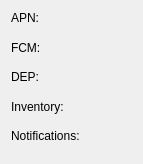
<?xml version="1.0" encoding="UTF-8"?>
<ui version="4.0">
 <class>WinAdminServerStatusWidget</class>
 <widget class="QWidget" name="WinAdminServerStatusWidget">
  <property name="geometry">
   <rect>
    <x>0</x>
    <y>0</y>
    <width>143</width>
    <height>164</height>
   </rect>
  </property>
  <property name="sizePolicy">
   <sizepolicy hsizetype="Expanding" vsizetype="Expanding">
    <horstretch>0</horstretch>
    <verstretch>0</verstretch>
   </sizepolicy>
  </property>
  <property name="windowTitle">
   <string>Server Status</string>
  </property>
  <layout class="QVBoxLayout" name="verticalLayout_2" stretch="0">
   <item>
    <layout class="QGridLayout" name="gridLayout" columnstretch="0,0,0">
     <item row="1" column="1">
      <widget class="OnlineStatus" name="iconFCM">
       <property name="alignment">
        <set>Qt::AlignLeading|Qt::AlignLeft|Qt::AlignTop</set>
       </property>
      </widget>
     </item>
     <item row="3" column="1">
      <widget class="OnlineStatus" name="iconSmartFilters">
       <property name="alignment">
        <set>Qt::AlignLeading|Qt::AlignLeft|Qt::AlignTop</set>
       </property>
      </widget>
     </item>
     <item row="2" column="2">
      <widget class="QLabel" name="labelDEP">
       <property name="text">
        <string/>
       </property>
       <property name="alignment">
        <set>Qt::AlignLeading|Qt::AlignLeft|Qt::AlignTop</set>
       </property>
      </widget>
     </item>
     <item row="4" column="1">
      <widget class="OnlineStatus" name="iconZMQ">
       <property name="alignment">
        <set>Qt::AlignLeading|Qt::AlignLeft|Qt::AlignTop</set>
       </property>
      </widget>
     </item>
     <item row="2" column="1">
      <widget class="OnlineStatus" name="iconDEP">
       <property name="alignment">
        <set>Qt::AlignLeading|Qt::AlignLeft|Qt::AlignTop</set>
       </property>
      </widget>
     </item>
     <item row="4" column="0">
      <widget class="QLabel" name="label_3">
       <property name="text">
        <string>Notifications:</string>
       </property>
       <property name="alignment">
        <set>Qt::AlignLeading|Qt::AlignLeft|Qt::AlignTop</set>
       </property>
      </widget>
     </item>
     <item row="0" column="2">
      <widget class="QLabel" name="labelAPN">
       <property name="text">
        <string/>
       </property>
       <property name="alignment">
        <set>Qt::AlignLeading|Qt::AlignLeft|Qt::AlignTop</set>
       </property>
      </widget>
     </item>
     <item row="0" column="0">
      <widget class="QLabel" name="label">
       <property name="styleSheet">
        <string notr="true"/>
       </property>
       <property name="text">
        <string>APN:</string>
       </property>
       <property name="alignment">
        <set>Qt::AlignLeading|Qt::AlignLeft|Qt::AlignTop</set>
       </property>
      </widget>
     </item>
     <item row="3" column="0">
      <widget class="QLabel" name="label_2">
       <property name="text">
        <string>Inventory:</string>
       </property>
       <property name="alignment">
        <set>Qt::AlignLeading|Qt::AlignLeft|Qt::AlignTop</set>
       </property>
      </widget>
     </item>
     <item row="3" column="2">
      <widget class="QLabel" name="labelSmartFilters">
       <property name="text">
        <string/>
       </property>
       <property name="alignment">
        <set>Qt::AlignLeading|Qt::AlignLeft|Qt::AlignTop</set>
       </property>
      </widget>
     </item>
     <item row="1" column="0">
      <widget class="QLabel" name="label_4">
       <property name="styleSheet">
        <string notr="true"/>
       </property>
       <property name="text">
        <string>FCM:</string>
       </property>
       <property name="alignment">
        <set>Qt::AlignLeading|Qt::AlignLeft|Qt::AlignTop</set>
       </property>
      </widget>
     </item>
     <item row="2" column="0">
      <widget class="QLabel" name="label_5">
       <property name="text">
        <string>DEP:</string>
       </property>
       <property name="alignment">
        <set>Qt::AlignLeading|Qt::AlignLeft|Qt::AlignTop</set>
       </property>
      </widget>
     </item>
     <item row="4" column="2">
      <widget class="QLabel" name="labelZMQ">
       <property name="text">
        <string/>
       </property>
       <property name="alignment">
        <set>Qt::AlignLeading|Qt::AlignLeft|Qt::AlignTop</set>
       </property>
      </widget>
     </item>
     <item row="0" column="1">
      <widget class="OnlineStatus" name="iconAPN">
       <property name="alignment">
        <set>Qt::AlignLeading|Qt::AlignLeft|Qt::AlignTop</set>
       </property>
      </widget>
     </item>
     <item row="1" column="2">
      <widget class="QLabel" name="labelFCM">
       <property name="text">
        <string/>
       </property>
       <property name="alignment">
        <set>Qt::AlignLeading|Qt::AlignLeft|Qt::AlignTop</set>
       </property>
      </widget>
     </item>
    </layout>
   </item>
  </layout>
 </widget>
 <customwidgets>
  <customwidget>
   <class>OnlineStatus</class>
   <extends>QLabel</extends>
   <header>./FileWaveGuiLib/OnlineStatus.h</header>
  </customwidget>
 </customwidgets>
 <resources/>
 <connections/>
</ui>
